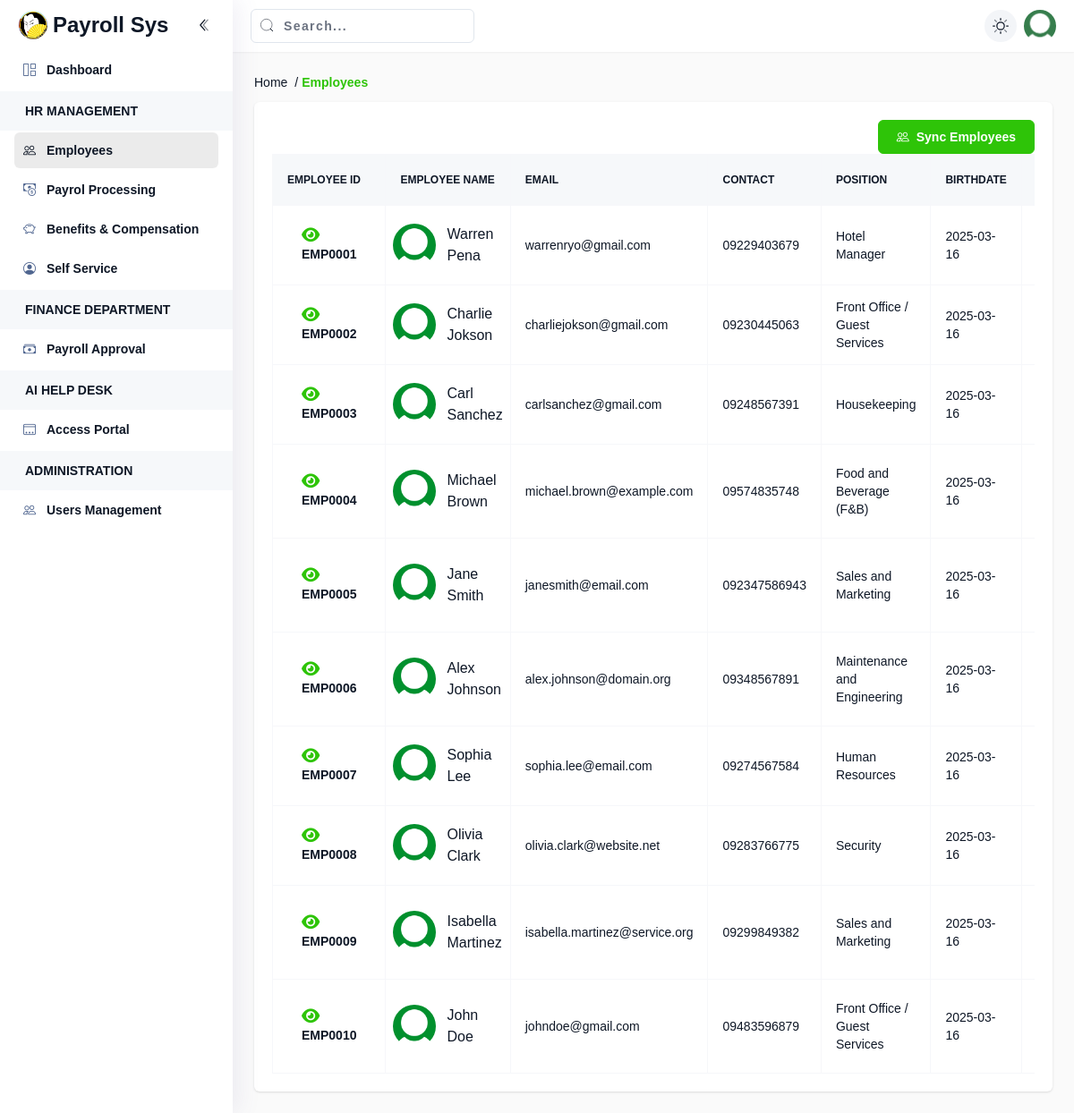
Page /employees (signed in) on the committed database.
### tables this page shows
CREATE TABLE `employees` (
  `id` int NOT NULL,
  `employee_id` char(30) NOT NULL,
  `firstname` varchar(25) DEFAULT NULL,
  `lastname` varchar(25) DEFAULT NULL,
  `profile` varchar(50) DEFAULT NULL,
  `email` varchar(50) DEFAULT NULL,
  `contact` varchar(15) DEFAULT NULL,
  `position` varchar(30) DEFAULT NULL,
  `birthdate` date DEFAULT NULL,
  `gender` varchar(10) DEFAULT NULL,
  `civil_status` varchar(10) DEFAULT NULL,
  `address` text,
  `sss` varchar(20) DEFAULT NULL,
  `tin` varchar(20) DEFAULT NULL,
  `philhealth` varchar(20) DEFAULT NULL,
  `pagibig` varchar(20) DEFAULT NULL,
  `status` varchar(25) DEFAULT NULL,
  `approved` tinyint(1) DEFAULT NULL,
  `created_at` datetime DEFAULT NULL,
  `updated_at` datetime DEFAULT NULL,
  `registered_at` datetime DEFAULT NULL
);

### page/Employees.php (called while the page is built)
<?php
    ViewPage("employee", "list");
?>

### app/core/connection.php (called while the page is built)
<?php
return [
    "DB_HOST" => 'localhost',
    "DB_USER" => 'root',
    "DB_PASSWORD" => '',
    "DB_NAME" => 'payroll'
];

### app/core/database.php (called while the page is built, shortened)
<?php
class Database
{
	public $DB;
    private $DB_HOST;
    private $DB_USER;
    private $DB_PASSWORD;
    private $DB_NAME;
    function __construct()
    {
        $connection = include __DIR__ . '/connection.php';
        $this->DB_HOST = $connection['DB_HOST'] ?? 'localhost';
        $this->DB_USER = $connection['DB_USER'] ?? 'root';
        $this->DB_PASSWORD = $connection['DB_PASSWORD'] ?? '';
        $this->DB_NAME = $connection['DB_NAME'] ?? '';
    }
	public function DB_CONNECTION()
	{
        try{
            $this->DB = new mysqli($this->DB_HOST, $this->DB_USER, $this->DB_PASSWORD, $this->DB_NAME);
        }catch(Exception $e){
            die('
                <!DOCTYPE html>
                <html lang="en">
                    <head>
                        <meta charset="UTF-8">
                        <meta name="viewport" content="width=device-width, initial-scale=1.0">
                        <title>Application Error</title>
                        <link rel="stylesheet" href="https://cdn.jsdelivr.net/npm/bootstrap@5.3.0/dist/css/bootstrap.min.css">
                    </head>
                    <body class="min-vh-100 d-flex align-items-center">
                        <div class="container text-center">
                            <div class="row justify-content-center">
                                <div class="col-md-6">
                                    <p class="lead">Something went wrong</p>
                                    <p class="mb-1 small">We\'re sorry, but an unexpected error occurred.</p>
                                    <code>'.$e->getMessage().'</code>
                                </div>
                            </div>
                        </div>
                    </body>
                </html>
            ');
        }
	}
	public function SELECT($table, $fields = '*', $options = '')
	{
		$query = "SELECT {$fields} FROM {$table} {$options} ";
		$result = $this->DB->query($query) or die("Cannot execute SELECT command: " . $this->DB->error);
		$data = $result->fetch_all(MYSQLI_ASSOC);
		return $data;
	}
}

### app/init.php (called while the page is built, shortened)
<?php
require_once("core/utils.php");
require_once("core/database.php");
$DB = new Database();

### app/core/utils.php (called while the page is built, shortened)
<?php
function ROUTE($path){
	return DOMAIN ."/". $path;
}

### page/employee/List.php (the view, shortened to what this page needs)
<?php
    $employees = $DB->SELECT("employees", "*", "ORDER BY created_at DESC");
?>
<div class="page-content">
    <div class="panel h-full flex-col">
        <div class="flex justify-end">
            <button class="btn btn-primary">
                <i class="bi bi-people mr-2"></i> Sync Employees
            </button>
        </div>
        <div class="table-responsive  min-h-[400px] grow overflow-y-auto sm:min-h-[300px]">
            <table id="dataTable" class="table-bordered table-hover">
                <thead class="bg-gray-50">
                    <tr>
                        <th class="uppercase text-xs">Employee ID</th>
                        <th class="uppercase text-xs">Employee Name</th>
                        <th class="uppercase text-xs">Email</th>
                        <th class="uppercase text-xs">Contact</th>
                        <th class="uppercase text-xs">Position</th>
                        <th class="uppercase text-xs">Birthdate</th>
                        <th class="uppercase text-xs">Gender</th>
                    </tr>
                </thead>
                <tbody>
                    <?php foreach ($employees as $employee){ ?>
                        <tr>
                            <td class="px-6 py-4">
                                <div class="flex justify-center items-center gap-3">
                                    <a href="<?=ROUTE('employees/details?emp_id='.$employee['employee_id'])?>" x-tooltip="Details" class="p-2">
                                        <i class="fa fa-eye text-lg text-primary"></i> <b><?=$employee['employee_id']?></b>
                                    </a>
                                </div>
                            </td>
                            <td class="p-2 lg:p-4">
                                <div class="flex flex-col sm:flex-row items-center gap-3">
                                    <div class="w-12 h-12 min-w-12 shrink-0">
                                        <img class="w-full h-full rounded-full object-cover" src="<?=DOMAIN?>/upload/profile/default.png" alt="Profile" />
                                    </div>
                                    <div class="text-sm sm:text-base text-center sm:text-left break-words max-w-[200px]">
                                        <?= $employee['firstname'] . ' ' . $employee['lastname'] ?>
                                    </div>
                                </div>
                            </td>
                            <td><?= $employee['email'] ?></td>
                            <td><?= $employee['contact'] ?></td>
                            <td><?= $employee['position'] ?></td>
                            <td><?= $employee['birthdate'] ?></td>
                            <td><?= $employee['gender'] ?></td>
                        </tr>
                    <?php } ?>
                </tbody>
            </table>
        </div>
    </div>
</div>

### assets/css/app.css (style rules this page uses)
:root { --app-color-primary: none; --app-color-secondary: none; }
a { text-decoration: none !important; }

### rows in the picture
employees: employee "EMP0001", firstname "Warren", lastname "Pena", email "warrenryo@gmail.com", contact "09229403679", position "Hotel Manager", birthdate "2025-03-16"
employees: employee "EMP0002", firstname "Charlie", lastname "Jokson", email "charliejokson@gmail.com", contact "09230445063", position "Front Office / Guest Services", birthdate "2025-03-16"
employees: employee "EMP0003", firstname "Carl", lastname "Sanchez", email "carlsanchez@gmail.com", contact "09248567391", position "Housekeeping", birthdate "2025-03-16"
employees: employee "EMP0004", firstname "Michael", lastname "Brown", email "michael.brown@example.com", contact "09574835748", position "Food and Beverage (F&B)", birthdate "2025-03-16"
employees: employee "EMP0005", firstname "Jane", lastname "Smith", email "janesmith@email.com", contact "092347586943", position "Sales and Marketing", birthdate "2025-03-16"
employees: employee "EMP0006", firstname "Alex", lastname "Johnson", email "alex.johnson@domain.org", contact "09348567891", position "Maintenance and Engineering", birthdate "2025-03-16"
employees: employee "EMP0007", firstname "Sophia", lastname "Lee", email "sophia.lee@email.com", contact "09274567584", position "Human Resources", birthdate "2025-03-16"
employees: employee "EMP0008", firstname "Olivia", lastname "Clark", email "olivia.clark@website.net", contact "09283766775", position "Security", birthdate "2025-03-16"
employees: employee "EMP0009", firstname "Isabella", lastname "Martinez", email "isabella.martinez@service.org", contact "09299849382", position "Sales and Marketing", birthdate "2025-03-16"
employees: employee "EMP0010", firstname "John", lastname "Doe", email "johndoe@gmail.com", contact "09483596879", position "Front Office / Guest Services", birthdate "2025-03-16"

### other values in the picture
APP_NAME "Payroll Sys"
$title "Dashboard Employees Payrol Processing Benefits & Compensation Self Service Payroll Approval Access Portal Users Management"
$title "HR MANAGEMENT FINANCE DEPARTMENT AI HELP DESK ADMINISTRATION"
$item['label'] "Home"
$item['label'] "Employees"
